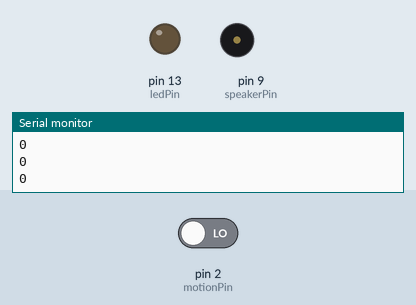
Recording of a sketch running on a simulated Arduino Uno, built with avr-gcc and run on an emulated ATmega328P. Shown: output pins drawn as LEDs (lit = HIGH), buzzer (waves = sounding, pin HIGH), the last lines printed to the serial monitor. The inputs (shaded band) are chosen by the test bench; at power-on: pin 2 (motionPin) LOW.

Above: at 2.2 s.
2.3 s: pin 2 (motionPin) driven HIGH
At 4.1 s:
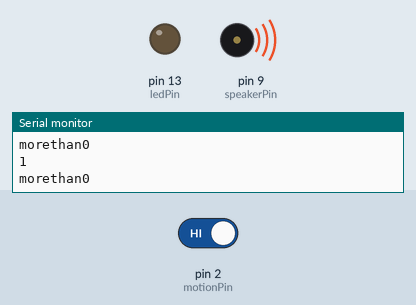
4.4 s: pin 2 (motionPin) driven LOW
At 5.7 s:
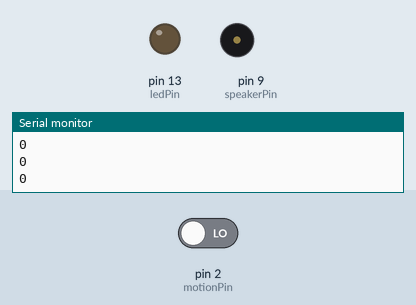
Timing chart, 0 to 7.4 s (numbered marks = the images above; inputs shaded):
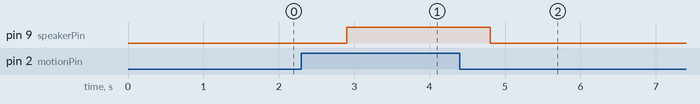

Measured:
- after the input at 2.3 s, pin 9 (speakerPin): LOW → HIGH after 0.60 s
- after the input at 4.4 s, pin 9 (speakerPin): HIGH → LOW after 0.40 s

The sketch:

MotionLightDreams.ino
```cpp
const int ledPin = 13;
const int speakerPin = 9;
const int motionPin = 2;

void setup(){
        pinMode(ledPin, OUTPUT);
        pinMode(speakerPin, OUTPUT);
        pinMode(motionPin, INPUT);
        Serial.begin(9600);
        Serial.print("test");
        delay(1000);
}
void loop(){
        int motionval = digitalRead(motionPin);
        Serial.println(motionval, DEC);
        if(motionval == 1){
                Serial.println("morethan0");
                delay(600);
                digitalWrite(speakerPin, HIGH);
        }else{
                delay(100);
                digitalWrite(speakerPin, LOW);
        }
}
```
